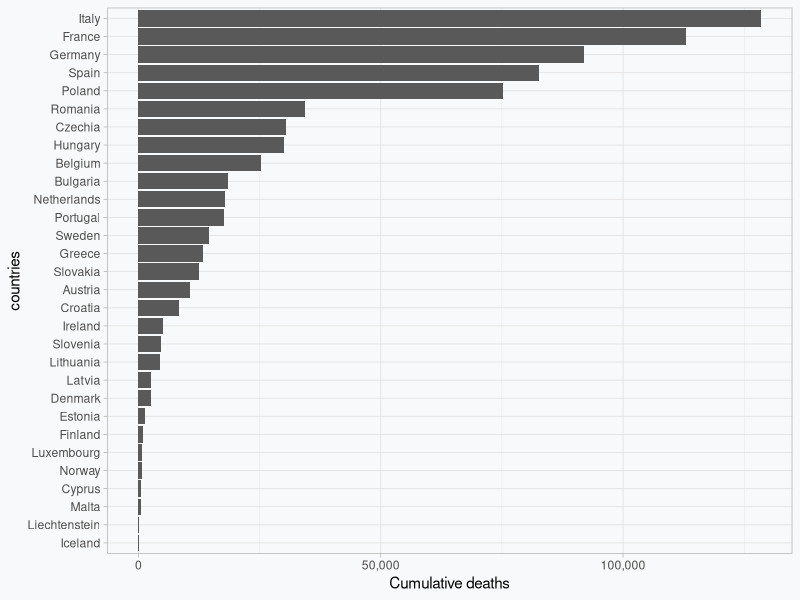
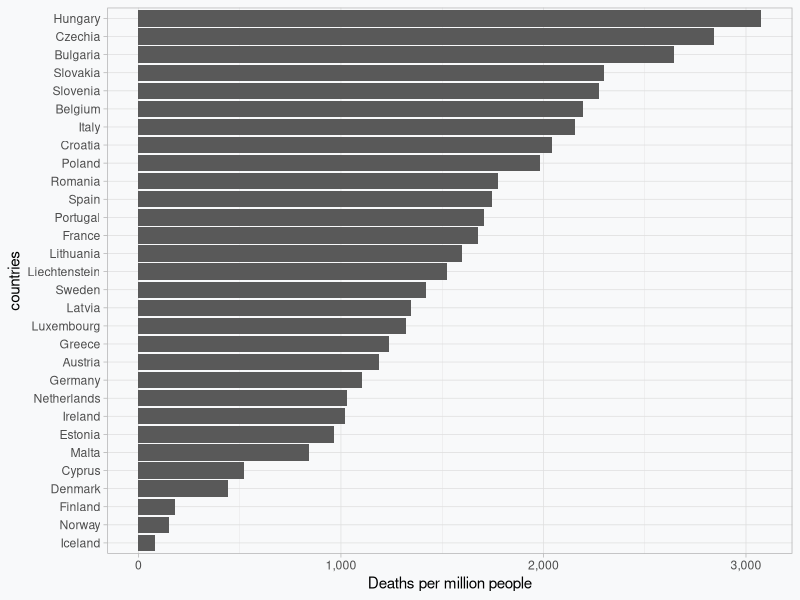
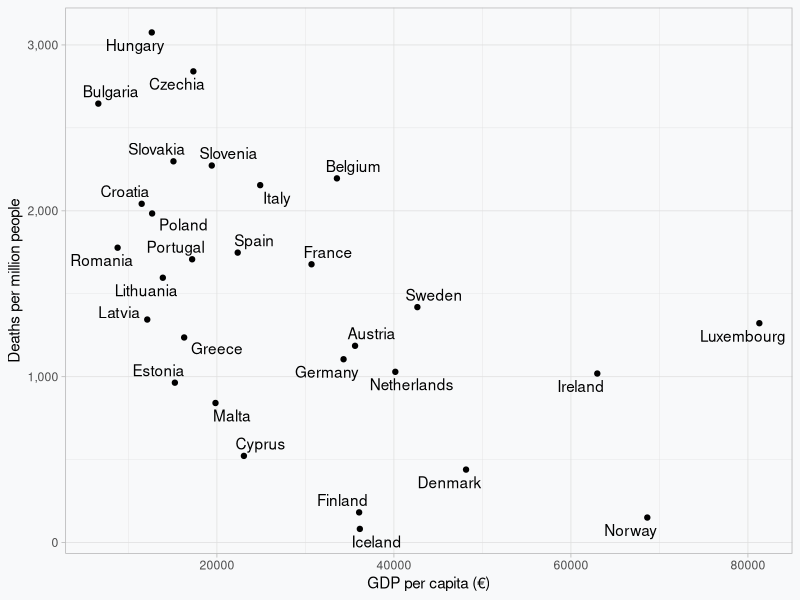
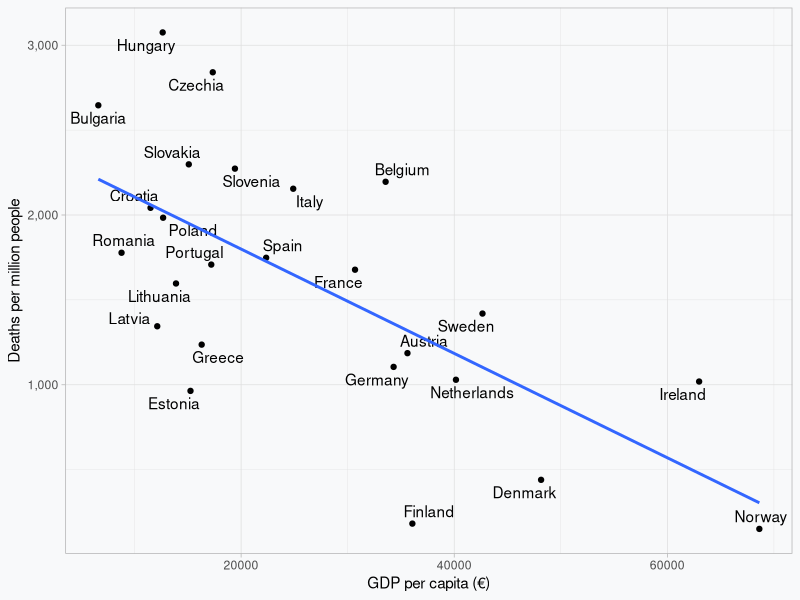
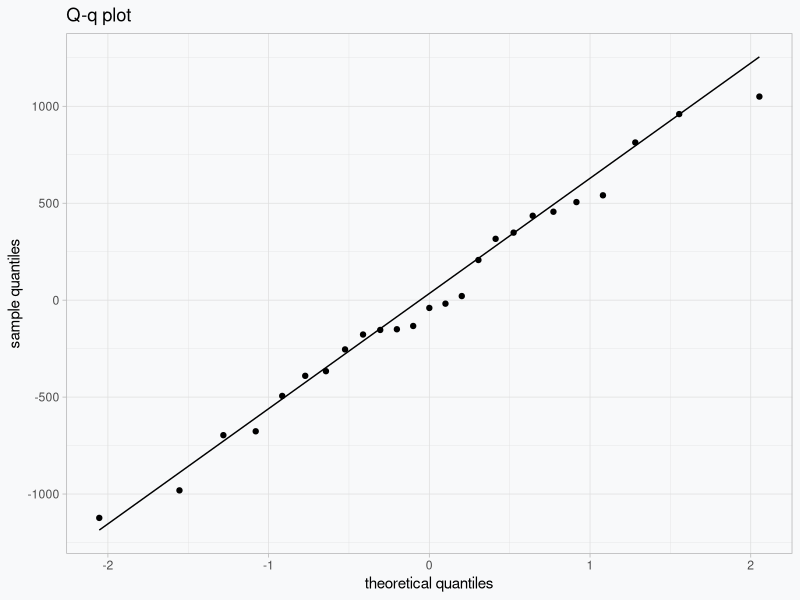
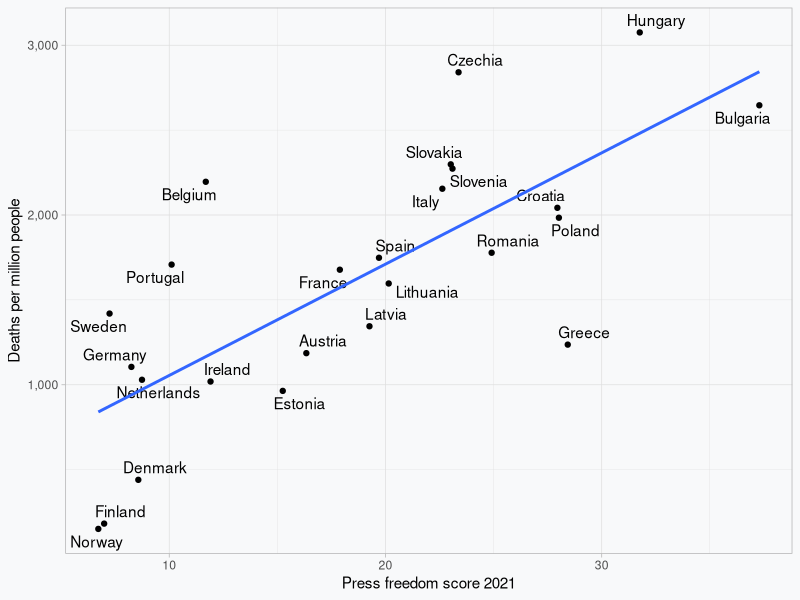
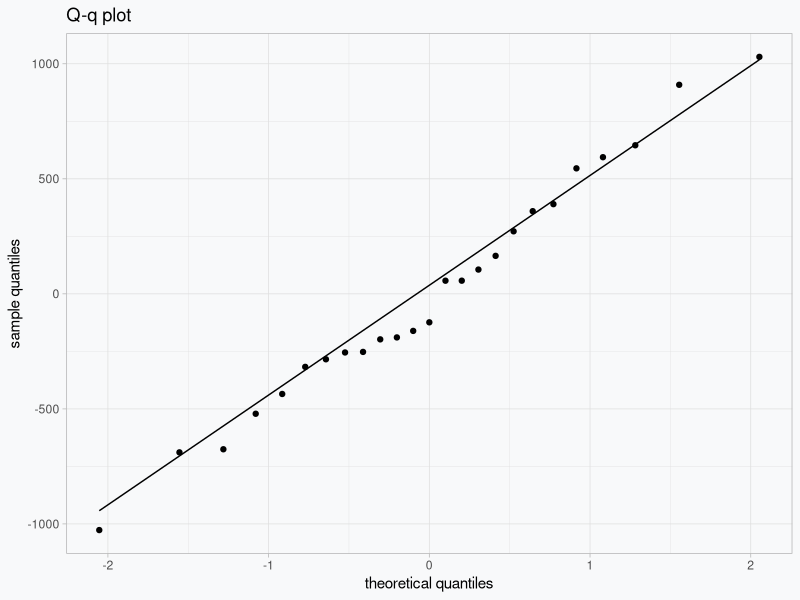

R code for these plots, in order:
## ---- chunk 1
knitr::opts_chunk$set(message = FALSE, warning=FALSE)
## ---- chunk 2
library(tidyverse)         # for graphing and data cleaning
library(kableExtra)        # for better tables
library(scales)            # to decide between scientific and extended number notation in plots
## ---- chunk 3
#read the dataset into “R”. The dataset will be called "data".
data <- read.csv("covid-data.csv")

#extract cumulative deaths and cases for each EU country for which data is available
q <- data %>% 
  group_by(countries) %>% 
  summarize(deaths = sum(deaths),
            cases = sum(cases)) %>% 
  arrange(desc(deaths))

#plot the table
kbl(q) %>%
   kable_styling(bootstrap_options = c("responsive"))

q$countries <- factor(q$countries, levels = q$countries[order(q$deaths)])

z <- ggplot(data = q, mapping = aes(x = deaths, y = countries)) +
  geom_bar(stat='identity') +
  theme_light() +
  theme(panel.background = element_rect(fill = "#F8F9FA", colour = "#F8F9FA"), plot.background = element_rect(fill = "#F8F9FA", colour = "#F8F9FA")) +
  scale_x_continuous(name = "Cumulative deaths", labels = comma)

z
## ---- chunk 4


q <-  data %>% 
  group_by(countries,population) %>% 
  summarize(deaths = sum(deaths))

q <- tibble(countries = q$countries, deaths_pm = q$deaths/q$population*1000000) %>%
  arrange(desc(deaths_pm)) 

q$countries <- factor(q$countries, levels = q$countries[order(q$deaths_pm)])

#create a bar plot of the data above
z <- ggplot(data = q, mapping = aes(x = deaths_pm, y = countries)) +
  geom_bar(stat='identity') +
  theme_light() +
  theme(panel.background = element_rect(fill = "#F8F9FA", colour = "#F8F9FA"), plot.background = element_rect(fill = "#F8F9FA", colour = "#F8F9FA")) +
  scale_x_continuous(name = "Deaths per million people", labels = comma)

#show the plot
z
## ---- chunk 5
library(tidyverse)
library(kableExtra)
library(scales)
library(ggrepel)

data <- read.csv("covid-data.csv")
gdp_data <- read.csv("gdp-europe.csv")
merged_data <- merge(data, gdp_data, by = "countries")

q <- merged_data %>% 
  group_by(countries,gdp_pp,population) %>% 
  summarize(deaths = sum(deaths))

q <- tibble(countries = q$countries, gdp_pp = q$gdp_pp, deaths_pm = q$deaths/q$population*1000000)

t = ggplot(data = q, mapping = aes(x = gdp_pp, y = deaths_pm)) +
  geom_point() + 
  geom_text_repel(aes(label=countries)) +
  theme_light() +
  scale_x_continuous(name = "GDP per capita (€)") +
  scale_y_continuous(name = "Deaths per million people", labels = comma) +
  theme(panel.background = element_rect(fill = "#F8F9FA", colour = "#F8F9FA"), plot.background = element_rect(fill = "#F8F9FA", colour = "#F8F9FA"))

t 
## ---- chunk 6
library(tidyverse)
library(kableExtra)
library(scales)
library(ggrepel)

data <- read.csv("covid-data.csv")
gdp_data <- read.csv("gdp-europe.csv")
merged_data <- merge(data, gdp_data, by = "countries")

#countries with a population size smaller than one million
c_one_m <- unique(merged_data[which(merged_data$population < 1000000), ]$countries)
c_one_m <- paste(c_one_m, collapse = ", ")
print(paste(" The countries with a population size less than one million are", c_one_m, sep = " "))

#new data set with only countries with a population size over one million
merged_data <- merged_data[(merged_data$population > 1000000), ]

#create a table 
q <- merged_data %>% 
  group_by(countries,gdp_pp,population) %>% 
  summarize(deaths = sum(deaths))

#new table with added column "deaths per million people"
q <- tibble(countries = q$countries, gdp_pp = q$gdp_pp, deaths_pm = q$deaths/q$population*1000000)

#create plot
t <- ggplot(data = q, mapping = aes(x = gdp_pp, y = deaths_pm)) +
  geom_point() + 
  geom_text_repel(aes(label=countries)) +
  theme_light() +
  scale_x_continuous(name = "GDP per capita (€)") +
  scale_y_continuous(name = "Deaths per million people", labels = comma) +
  theme(panel.background = element_rect(fill = "#F8F9FA", colour = "#F8F9FA"), plot.background = element_rect(fill = "#F8F9FA", colour = "#F8F9FA"))


#add to the graph the line of best fit derived from the linear regression
u <- t +
  geom_smooth(method='lm', formula= y~x, se = FALSE)

u

#perform linear regression without plotting
m <- lm(deaths_pm ~ gdp_pp, # How does deaths_pm depend on (~) gdp_pp
        data = q) # Look in "q" for the variables

#print summary of linear regression
print(summary(m))

#print the q-q plot
ggplot() +
  stat_qq(aes(sample = m$residuals)) +
  stat_qq_line(aes(sample = m$residuals)) + 
  theme_light() +
  scale_x_continuous(name = "theoretical quantiles") +
  scale_y_continuous(name = "sample quantiles") +
  theme(panel.background = element_rect(fill = "#F8F9FA", colour = "#F8F9FA"),
plot.background = element_rect(fill = "#F8F9FA", colour = "#F8F9FA")) +
  ggtitle("Q-q plot") 

## ---- chunk 7
library(tidyverse)
library(kableExtra)
library(scales)
library(ggrepel)
library(scatterplot3d)

data <- read.csv("covid-data.csv") # from the ECDC
gdp_data <- read.csv("gdp-europe.csv") # from EUROSTAT
merged_data <- merge(data, gdp_data, by = "countries")
press_fr <- read.csv("index_2021.csv") # from Reporters Sans Frontiers
merged_data <- merge(merged_data, press_fr, by = "countries")

#new data set with only countries with a population size over one million
merged_data <- merged_data[(merged_data$population > 1000000), ]

#create a table
q <- merged_data %>%
  group_by(countries, gdp_pp, population, score) %>%
  summarize(deaths = sum(deaths))

#new table with added column "deaths per million" and "press freedom score"
q <- tibble(countries = q$countries, gdp_pp = q$gdp_pp, deaths_pm = q$deaths/q$population*1000000, press = q$score )

# create plot
t <- ggplot(data = q, mapping = aes(x = press, y = deaths_pm)) +
  geom_point() +
  geom_text_repel(aes(label=countries)) +
  theme_light() +
  scale_x_continuous(name = "Press freedom score 2021") +
  scale_y_continuous(name = "Deaths per million people", labels = comma) +
  theme(panel.background = element_rect(fill = "#F8F9FA", colour = "#F8F9FA"), plot.background = element_rect(fill = "#F8F9FA", colour = "#F8F9FA"))

#add to the graph the line of best fit derived from the linear regression
u <- t +
  geom_smooth(method='lm', formula= y~x, se = FALSE)

print(u)

#calculate and extract regression statistics summary
m <- lm(deaths_pm ~ press, # How does deaths_pm depend on (~) the 2021 press freedom score
         data = q) # Look in "q" for the variables
print(summary(m))

#plot the q-q plot for the residuals
pl <- ggplot() +
  stat_qq(aes(sample = m$residuals)) +
  stat_qq_line(aes(sample = m$residuals)) + 
  theme_light() +
  scale_x_continuous(name = "theoretical quantiles") +
  scale_y_continuous(name = "sample quantiles") +
  theme(panel.background = element_rect(fill = "#F8F9FA", colour = "#F8F9FA"),
        plot.background = element_rect(fill = "#F8F9FA", colour = "#F8F9FA")) +
  ggtitle("Q-q plot") 

plot(pl)
